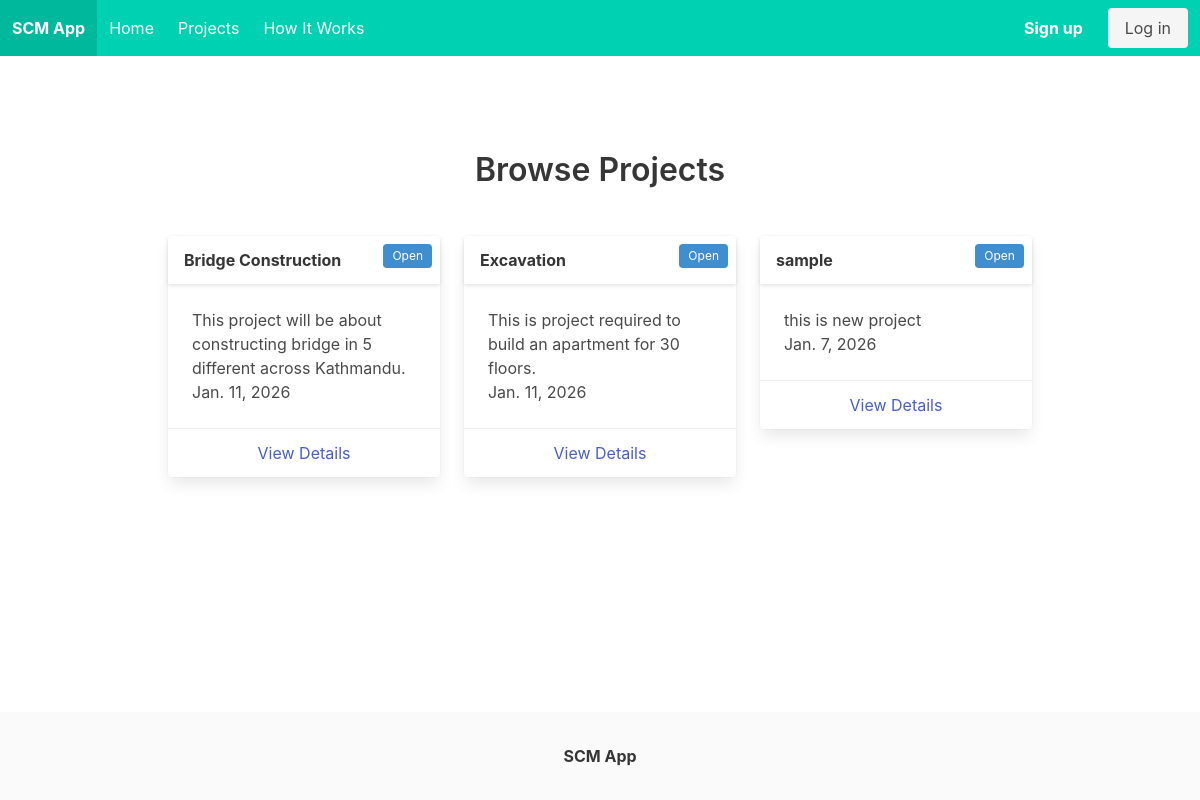
/projects/, run on the app's committed database.
### core/models.py (models this page shows, shortened)
class Project(models.Model):
    STATUS_CHOICES = (
        ('open', 'Open'),
        ('in_progress', 'In Progress'),
        ('closed', 'Closed'),
    )
    title = models.CharField(max_length=200)
    description = models.TextField()
    location = models.CharField(max_length=200)
    created_by = models.ForeignKey(User, on_delete=models.CASCADE, related_name='created_projects')
    assigned_company = models.ForeignKey(User, on_delete=models.SET_NULL, null=True, blank=True, related_name='assigned_projects', limit_choices_to={'role': 'company'})
    status = models.CharField(max_length=20, choices=STATUS_CHOICES, default='open')
    created_at = models.DateTimeField(auto_now_add=True)
    updated_at = models.DateTimeField(auto_now=True)

### core/views.py (the view)
# urls.py: path('projects/', views.project_list, name='project_list'),
def project_list(request):
    project_list = Project.objects.filter(status='open').order_by('-created_at')
    paginator = Paginator(project_list, 6) # Show 6 projects per page
    page_number = request.GET.get('page')
    projects = paginator.get_page(page_number)
    return render(request, 'project_list.html', {'projects': projects})

### templates/project_list.html (shortened to what this page needs)
{% extends 'base.html' %}
{% block content %}
<section class="section">
    <div class="container">
        <h1 class="title has-text-centered mb-6">Browse Projects</h1>
        <div class="columns is-multiline">
            {% for project in projects %}
            <div class="column is-one-third">
                <div class="card">
                    <header class="card-header">
                        <p class="card-header-title">
                            {{ project.title }}
                        </p>
                        <span class="tag is-info m-2">{{ project.get_status_display }}</span>
                    </header>
                    <div class="card-content">
                        <div class="content">
                            {{ project.description|truncatewords:20 }}
                            <br>
                            <time datetime="{{ project.created_at }}">{{ project.created_at|date }}</time>
                        </div>
                    </div>
                    <footer class="card-footer">
                        <a href="{% url 'project_detail' project.id %}" class="card-footer-item">View Details</a>
                    </footer>
                </div>
            </div>
            {% empty %}
            <div class="column">
                <div class="notification is-info">
                    No projects available at the moment.
                </div>
            </div>
            {% endfor %}
        </div>
    </div>
</section>
{% endblock %}

### templates/base.html (style rules this page uses)
body { display: flex; min-height: 100vh; flex-direction: column; }
.section { flex: 1; }

### data on the page
Project: title "Bridge Construction", status "Open", description "This project will be about constructing bridge in 5 different across Kathmandu.", created_at "Jan. 11, 2026"
Project: title "Excavation", status "Open", description "This is project required to build an apartment for 30 floors.", created_at "Jan. 11, 2026"
Project: title "sample", status "Open", description "this is new project", created_at "Jan. 7, 2026"
